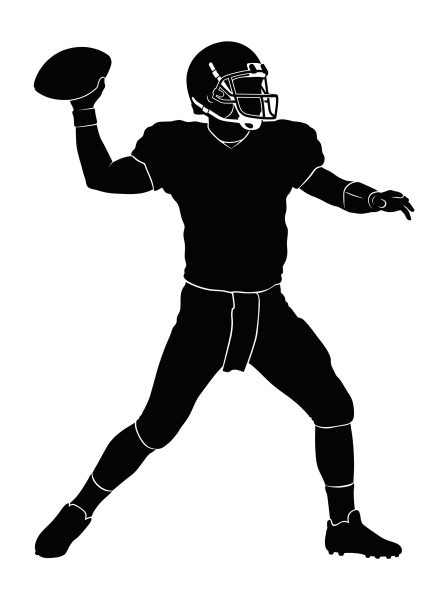
#> input picture _cfb-qb-source.jpg, 896 x 1200 px (shown at 1/2 size); its folder holds only this picture in this run
$ python make-cfb-figures.py
#> lines starting #> are read from the running program, lines starting #| are printed output that depends on the picture; after the words box and inside, x2 and y2 are one past the last pixel; in counts of white or black regions, pixels touching at a corner belong together
# Builds cfb-qb-figure.png / cfb-rb-figure.png / cfb-wr-figure.png from the AI-generated source
# silhouettes (_cfb-<pos>-source.jpg): black -> opaque alpha, autocrop, scale + center.
# The sources have thin WHITE seam lines (facemask, sleeve/knee stripes) that fully sever limbs,
# so connectivity is judged on a morphologically CLOSED copy (bridges ~18px gaps) and the final
# alpha keeps the original threshold ink inside the main closed blob — seams stay as cutout detail.
# RB only: the source has a ground-shadow ellipse fused to the back cleat — hard cut below row 1042.
# Prints each stage aspect for college.html's per-position .stage CSS. Re-run make-cfb-masks.py after.
import numpy as np
from PIL import Image, ImageDraw
from scipy import ndimage

for pos in ['qb', 'rb', 'wr']:
    src = Image.open(f'_cfb-{pos}-source.jpg').convert('RGBA')
    ink = np.array(src.convert('L').point(lambda v: 255 if v < 110 else 0)) > 0
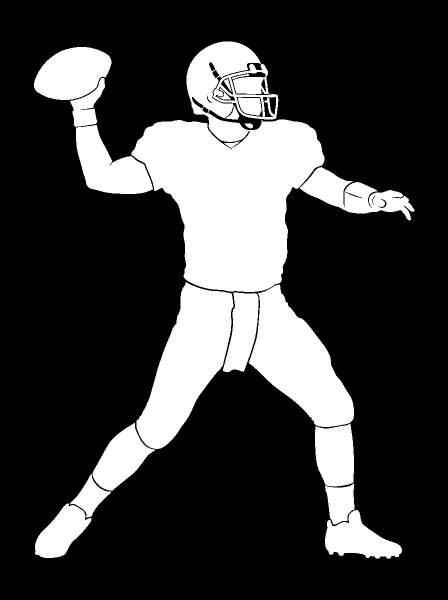
#> ink: shape (1200, 896) bool (shown at 1/2 size); 23.4% white; 20 white regions, largest, box (x1, y1, x2, y2) and area: (263, 83, 649, 584) 98410, (273, 564, 467, 898) 32993, (497, 569, 708, 854) 30291
    if pos == 'rb':   # ground-shadow ellipse fused to the back cleat (cleat sole = x 120-185)
        ink[1041:, :] = False
        ink[1025:1041, :120] = False; ink[1025:1041, 186:] = False

    closed = ndimage.binary_closing(ink, structure=np.ones((9, 9)), iterations=2)
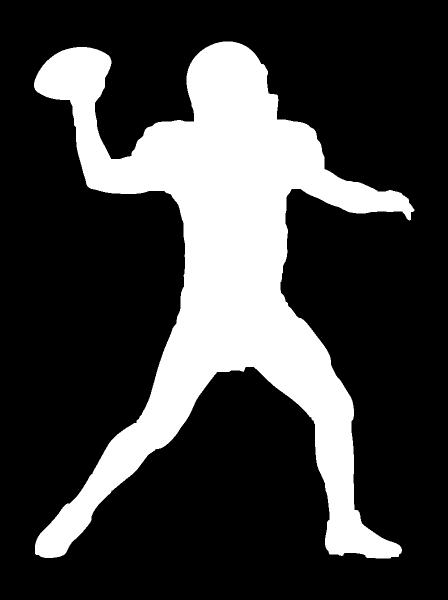
#> closed: shape (1200, 896) bool (shown at 1/2 size); 24.3% white; 1 white region, box (x1, y1, x2, y2) and area: (68, 83, 829, 1117) 261648
    lab, n = ndimage.label(closed)
#> n = 1
    if n > 1:
        sizes = ndimage.sum(closed, lab, range(1, n + 1))
        closed = lab == (np.argmax(sizes) + 1)
    keep = ink & closed
    alpha = Image.fromarray((keep * 255).astype('uint8'), 'L')

    solid = Image.new('RGBA', src.size, (235, 240, 248, 255)); solid.putalpha(alpha)
#> after `solid = Image.new('RGBA', src.size, (235, 240, 248, 255))`:
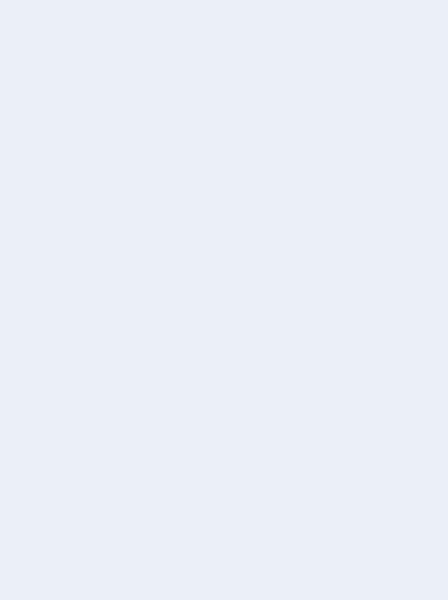
#> solid: PIL image 896x1200 RGBA (shown at 1/2 size); mean R, G, B, A 235, 240, 248, 255
    fig = solid.crop(alpha.getbbox())
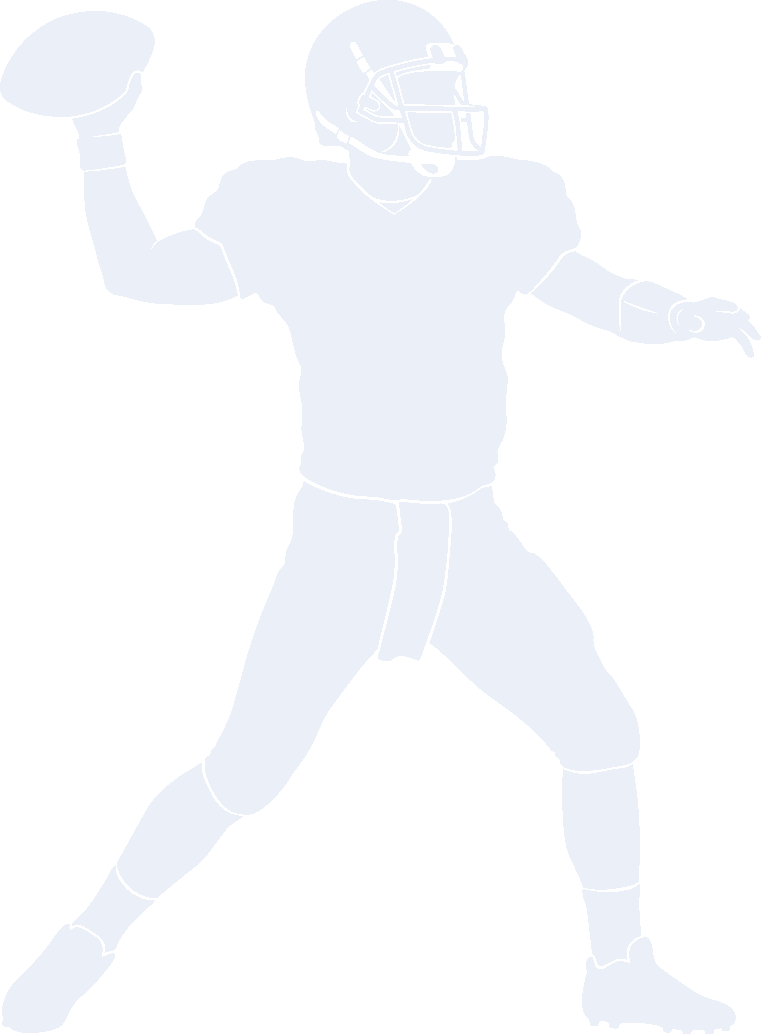
#> fig: PIL image 761x1034 RGBA; mean R, G, B, A 235, 240, 248, 81.5; transparent parts drawn white

    W = 1086; PAD = round(W * 0.04)
    scaledW = W - 2 * PAD
    scaledH = round(scaledW * fig.size[1] / fig.size[0])
#> scaledH = 1359
    fig = fig.resize((scaledW, scaledH), Image.LANCZOS)
#> fig: PIL image 1000x1359 RGBA
    H = scaledH + 2 * PAD
#> H = 1445
    canvas = Image.new('RGBA', (W, H), (0, 0, 0, 0))
#> canvas: PIL image 1086x1445 RGBA; every value is 0
    canvas.alpha_composite(fig, (PAD, PAD))
    canvas.save(f'cfb-{pos}-figure.png')

    prev = Image.new('RGBA', (W, H), (16, 22, 33, 255)); prev.alpha_composite(canvas)
#> after `prev = Image.new('RGBA', (W, H), (16, 22, 33, 255))`:
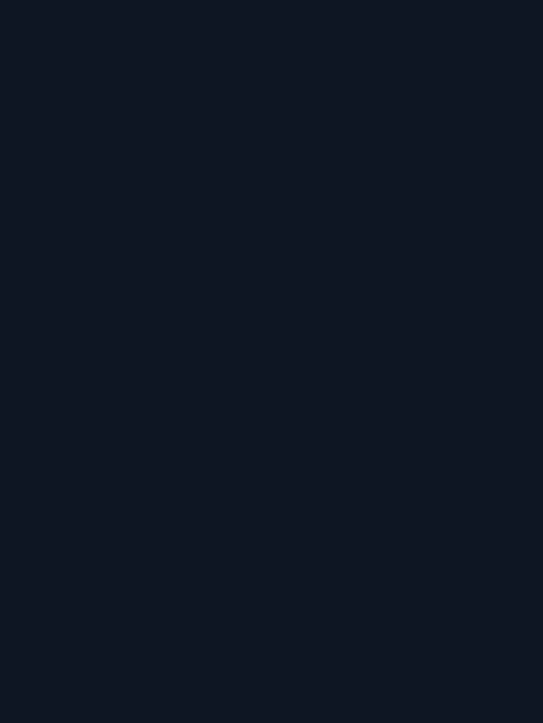
#> prev: PIL image 1086x1445 RGBA (shown at 1/2 size); mean R, G, B, A 16, 22, 33, 255
    dr = ImageDraw.Draw(prev)
    for p in range(0, 101, 10):
        x, y = int(W * p / 100), int(H * p / 100)
        dr.line([(x, 0), (x, H)], fill=(80, 120, 160, 120)); dr.line([(0, y), (W, y)], fill=(80, 120, 160, 120))
        dr.text((x + 2, 2), str(p), fill=(150, 200, 240, 255)); dr.text((2, y + 2), str(p), fill=(150, 200, 240, 255))
    prev.convert('RGB').save(f'_cfb_{pos}_grid.png')
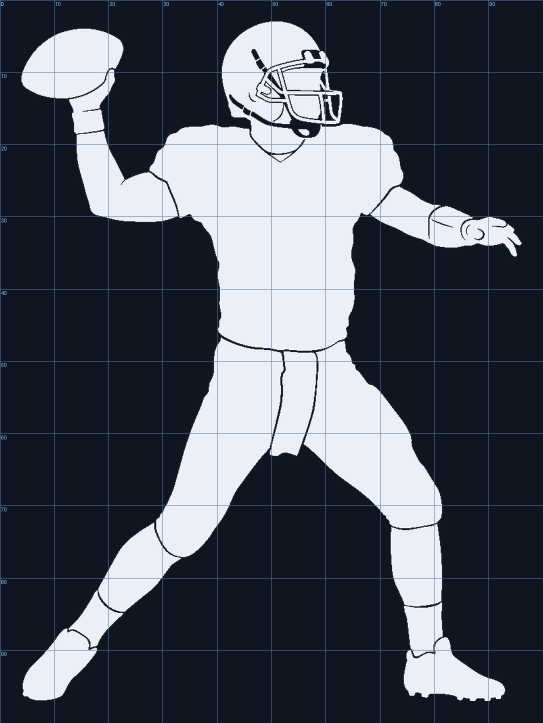
#> saved as _cfb_qb_grid.png: PIL image 1086x1445 RGB (shown at 1/2 size); mean R, G, B 76.8, 83.1, 93.7
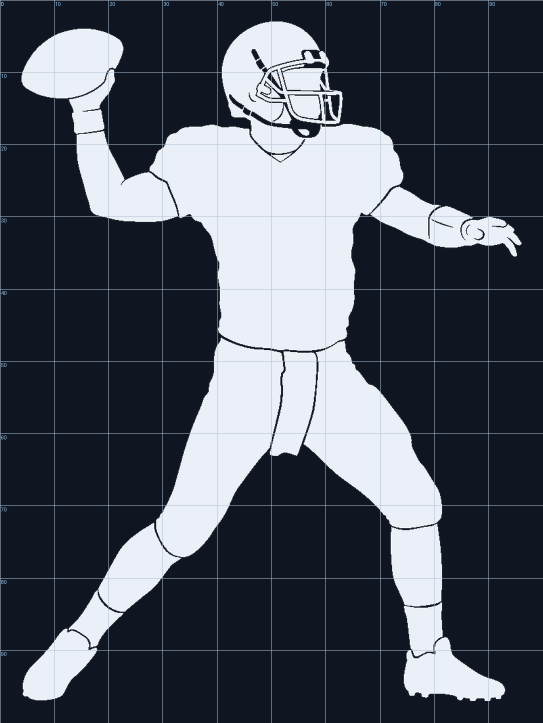
#> prev: PIL image 1086x1445 RGBA (shown at 1/2 size); mean R, G, B, A 76.8, 83.1, 93.7, 252.8; transparent parts drawn white
    print(f'cfb-{pos}-figure.png {canvas.size}  STAGE_ASPECT {W}/{H}')
#| cfb-qb-figure.png (1086, 1445)  STAGE_ASPECT 1086/1445
#> (the run stopped early here; a loop or call above may not have finished)
